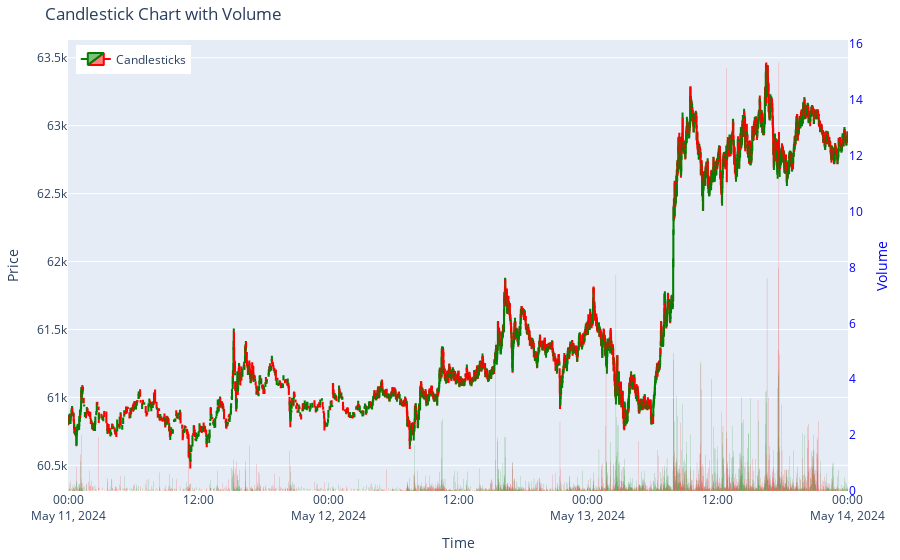

Write notebook code for a chart like this one.
### Code cell
create_candlestick_chart(historic_btc)

### Figure 1 — Plotly figure (JSON) as saved in the notebook; plotly's stock layout.template omitted (floating-point values rounded to 4 significant figures; data arrays with more than 128 entries replaced by an {"elided": "..."} marker saying what was removed)
{"data": [{"close": {"elided": "3130 float values"}, "decreasing": {"line": {"color": "red"}}, "high": {"elided": "3130 float values"}, "hoverinfo": "x+y+text", "increasing": {"line": {"color": "green"}}, "low": {"elided": "3130 float values"}, "name": "Candlesticks", "open": {"elided": "3130 float values"}, "type": "candlestick", "x": {"elided": "3130 str values"}}, {"hoverinfo": "x+y+text", "marker": {"color": {"elided": "3130 str values"}, "line": {"width": 0}}, "name": "Volume", "opacity": 1, "showlegend": false, "type": "bar", "x": {"elided": "3130 str values"}, "y": {"elided": "3130 float values"}, "yaxis": "y2"}], "layout": {"autosize": true, "hovermode": "x unified", "legend": {"x": 0.01, "y": 0.99}, "margin": {"b": 40, "l": 40, "r": 40, "t": 40}, "title": {"text": "Candlestick Chart with Volume"}, "xaxis": {"autorange": true, "range": ["2024-05-10 23:59:30", "2024-05-14 00:00:30"], "rangeslider": {"visible": false, "yaxis": {}, "yaxis2": {}}, "title": {"text": "Time"}, "type": "date"}, "yaxis": {"autorange": true, "range": [60310.0, 63630.0], "title": {"text": "Price"}}, "yaxis2": {"anchor": "x", "autorange": true, "overlaying": "y", "position": 0.95, "range": [0, 16.15], "showgrid": false, "side": "right", "tickfont": {"color": "blue"}, "title": {"font": {"color": "blue"}, "text": "Volume"}, "type": "linear"}}}
